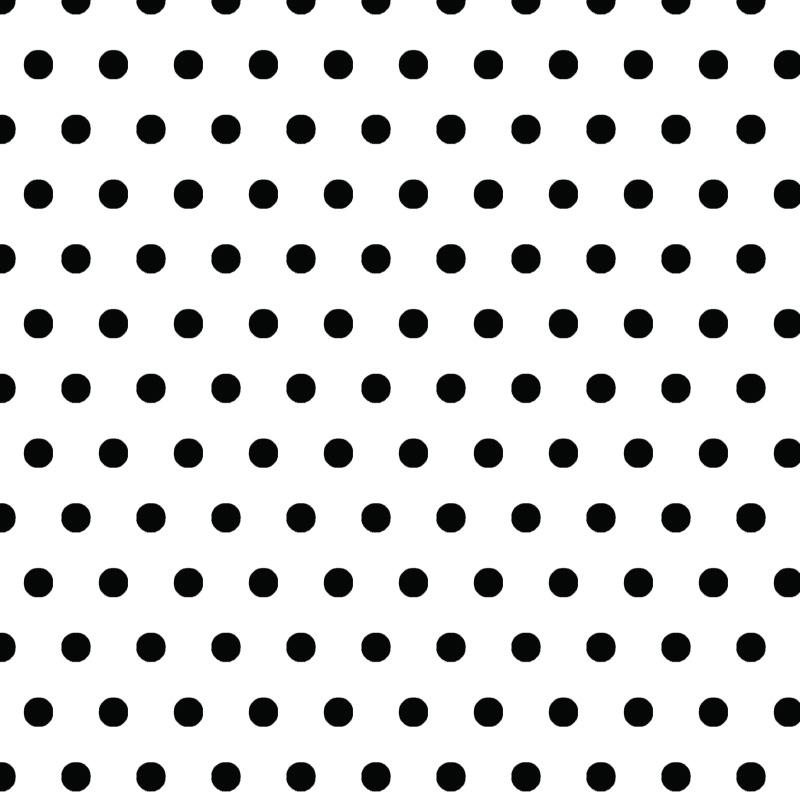
%> input picture MATLAB/polka.jpg, 800 x 800 px
$ octave testing2.m   (GNU Octave 9; MATLAB toolbox functions it lacks are replaced by stand-ins)
%> lines starting %> are read from the running program, lines starting %| are printed output that depends on the picture
### MATLAB/spectral_Inertia.m
function [I1, max1, min1] = spectral_Inertia(Im1fft, theta, M)

    % Im1fft = shifted fourier transform
    a1= 0; b1 = 0; c1=0;
    I1 = 0;
    for u1 = -(M-1)/2:(M-1)/2
        for v1 =-(M-1)/2:(M-1)/2
            x=u1+1+(M-1)/2; y = v1+1+(M-1)/2;
            a1 = a1+ (u1)^2*(abs(Im1fft(x,y)))^2;
            b1 = b1+ 2* u1*v1*(abs(Im1fft(x,y)))^2;
            c1 = c1+ (v1)^2*(abs(Im1fft(x,y)))^2;
            %I1= I1+(-u1*tand(theta)+v1).^2./(1+(tand(theta)).^2) * (abs(Im1fft(x,y)))^2;
        end
    end
    % [I1, max1, min1] = spectral_Inertia(Im1fft);
    I1 = 0.5*(a1+c1) + 0.5*(a1-c1)*cosd(2*theta) + 0.5*b1*sind(2*theta);
    max1 = max(I1);
    min1 = min(I1);
end

### MATLAB/testing2.m
close all; clc; clear all;
brightness = 1500;
winSize = 20;
Im1 = imread('polka.jpg');
%> Im1 is the input picture: size 800x800x3 uint8; mean R, G, B 218.8, 219, 218.9
Im1 = double(rgb2gray(Im1));
%> Im1: size 800x800 double
frontalPatch = imread('polkaF.jpg');
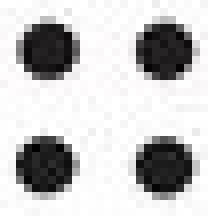
%> input picture MATLAB/polkaF.jpg, 26 x 27 px (shown 8 times larger)
%> frontalPatch is the input picture: size 27x26x3 uint8; mean R, G, B 197.6, 197.1, 197.4
frontalPatch = double(rgb2gray(frontalPatch));
%> frontalPatch: size 27x26 double
[H,W] = size(Im1);   % W = X,   H = Y
%> H = 800; W = 800
patchSize = min(size(frontalPatch));
%> patchSize = 26
frontalPatch = frontalPatch(1:patchSize, 1:patchSize);
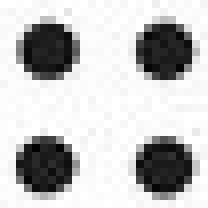
%> frontalPatch: size 26x26 double (shown 8 times larger); min 0, max 255, mean 195.2
Wn = floor(W/patchSize);  % number of patches in x direction
%> Wn = 30
Hn = floor(H/patchSize);  % number of patches in y direction
%> Hn = 30
NumOfPatches = Wn * Hn;
%> NumOfPatches = 900
tiltAngles = zeros(Hn, Wn);
slantAngles = zeros(Hn, Wn);
theta = -90:1:90;
%% Frontal Patch Extraction

H2 = Hn*patchSize;
%> H2 = 780
W2 = Wn*patchSize;
%> W2 = 780
% frontalPatch = Im1(H2-patchSize+1:H2, W2-patchSize+1:W2);  % bottom right corner piece
frontalPatch = frontalPatch.*fspecial('Gaussian',size(frontalPatch),winSize)*brightness;
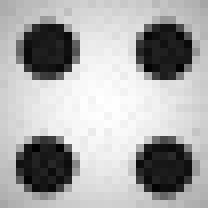
%> frontalPatch: size 26x26 double (shown 8 times larger); min 0, max 648.3, mean 433.7; drawn with min black and max white
figure;
imshow(uint8(frontalPatch));
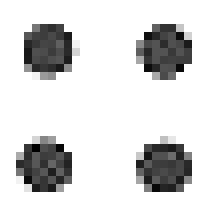
%> displayed picture: size 26x26, on the screen's scale of 0 to 255 (shown 8 times larger); min 0, max 255, mean 213.5
% Frontal Patch fourier analysis
M = 1025; N=1025;
Im1fft = fft2(frontalPatch,M,N);
Im1fft= fftshift(Im1fft);

% Frontal Patch Spectral Inertia
[I1, max1, min1] = spectral_Inertia(Im1fft);
%> the run ends on the next line
